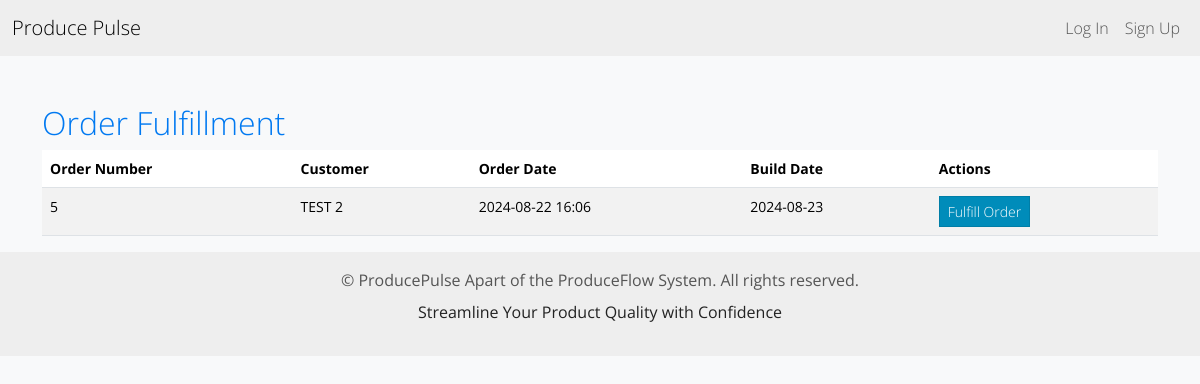
The app's page /fulfillment/, older data.
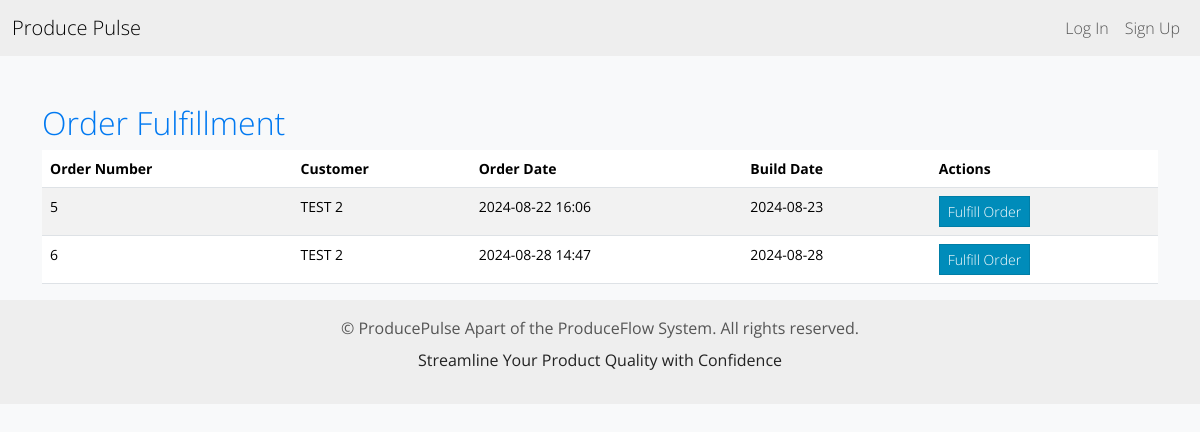
The same page, newer data.
### inventory/models.py (models this page shows, shortened)
class Order(models.Model):
    order_number = models.PositiveIntegerField(unique=True, editable=False)
    order_customer = models.ForeignKey(OrderCustomer, on_delete=models.CASCADE)
    created_by = models.ForeignKey(User, on_delete=models.CASCADE)
    purchase_order_number = models.CharField(max_length=20, blank=True)
    created_at = models.DateTimeField(auto_now_add=True)
    is_submitted = models.BooleanField(default=False)  # Track if the order is submitted
    build_date = models.DateField(null=True, blank=True)  # New field for build date

class OrderCustomer(models.Model):
    name = models.CharField(max_length=255)
    address = models.CharField(max_length=255, blank=True)
    phone_number = models.CharField(max_length=20, blank=True)
    delivery_address = models.CharField(max_length=255, blank=True)

### inventory/views.py (the view)
# urls.py: path('fulfillment/', FulfillmentListView.as_view(), name='fulfillment_list'),
class FulfillmentListView(View):
    def get(self, request):
        orders = Order.objects.filter(is_submitted=True).order_by('created_at')
        return render(request, 'inventory/fulfillment_list.html', {'orders': orders})

### inventory/templates/inventory/fulfillment_list.html
{% extends 'inventory/base.html' %}
{% block content %}
<div class="container mt-5">
    <h2>Order Fulfillment</h2>
    <table class="table table-striped">
        <thead>
            <tr>
                <th>Order Number</th>
                <th>Customer</th>
                <th>Order Date</th>
                <th>Build Date</th>
                <th>Actions</th>
            </tr>
        </thead>
        <tbody>
            {% for order in orders %}
            <tr>
                <td>{{ order.order_number }}</td>
                <td>{{ order.order_customer.name }}</td>
                <td>{{ order.created_at|date:"Y-m-d H:i" }}</td>
                <td>{{ order.build_date|date:"Y-m-d" }}</td>
                <td>
                    <a href="{% url 'fulfill_order' order.id %}" class="btn btn-primary btn-sm">Fulfill Order</a>
                </td>
            </tr>
            {% endfor %}
        </tbody>
    </table>
</div>
{% endblock %}

Row changes from the older to the newer data that the page shows:
added Order: order_number "6", order_customer.name "TEST 2", created_at "2024-08-28 14:47", build_date "2024-08-28"
